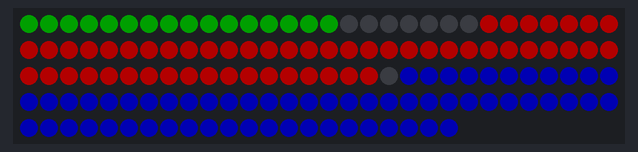
This sketch was run on a simulated Arduino Uno, built with avr-gcc and run on an emulated ATmega328P. Shown: 142 RGB LEDs in strip order, left to right, continuing on the next row. Dim RGB values are drawn brighter than linear.

Above: at 0.1 s.

The sketch:

LEDTurntable.ino
```cpp
#include <FastLED.h>
#define LED_PIN 2
#define NUM_LEDS 142
#define BRIGHTNESS 75

CRGBArray<NUM_LEDS> leds;

// Define the segments
CRGBSet core(leds(0,15)); // 16 lights
// gap is 6 lights
CRGBSet ring(leds(23,77)); // 55 lights
// gap is 1 light
CRGBSet outer(leds(79,142)); // 64 lights

void setup() {
  FastLED.addLeds<WS2812B, LED_PIN, GRB>(leds, NUM_LEDS);
  FastLED.setMaxPowerInVoltsAndMilliamps(5, 500);
  FastLED.setBrightness(BRIGHTNESS);
  FastLED.clear();
  FastLED.show();
}

void loop() {
  core = CRGB::Green;
  ring = CRGB::Red;
  outer = CRGB::Blue;

  FastLED.show();


}
```
